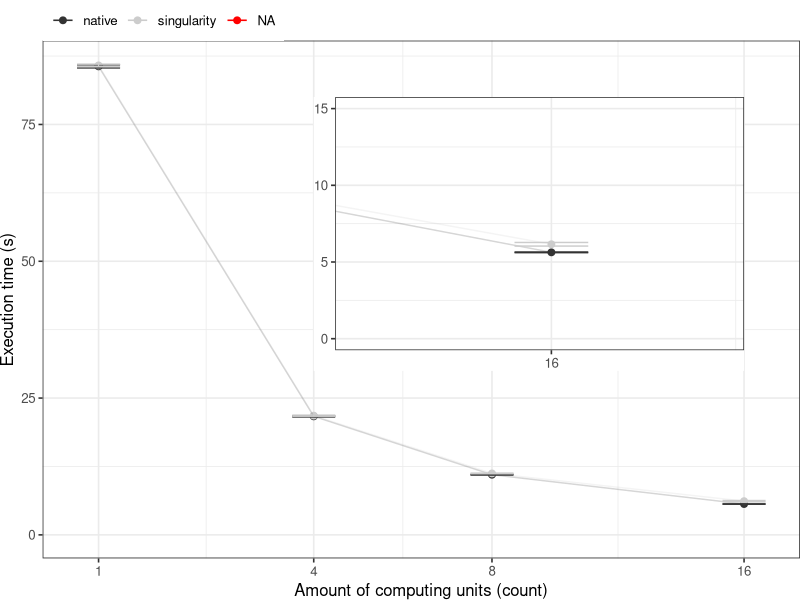

Write R code to recreate this figure.
library(tidyverse);

docker_results <- read_csv('./ep-results.csv');
sing_native_results <- read_csv('./ep-sing-native-results.csv');

results <- bind_rows(sing_native_results, docker_results);
results <- results %>%
  mutate(time=time/1000) %>%
  group_by(environment, parallelism) %>%
  summarize(
    samples = n(),
    average = mean(time),
    stdDeviation = sd(time),
    stdError = 3*stdDeviation/sqrt(samples)
  );

default_theme <- function() {
  ret <- list();
  ret[[length(ret)+1]] <- theme (
    plot.margin = unit(c(0,0,0,0), "cm"),
    legend.spacing = unit(1, "mm"),
    legend.position = "top",
    legend.justification = "left",
    legend.box.spacing = unit(0, "pt"),
    legend.box.margin = margin(0,0,0,0),
    legend.title = element_blank());
  return(ret);
}

g <- ggplot(results, aes(x = parallelism, y = average)) + 
  scale_x_continuous(breaks=c(1, 4, 8, 16), trans='sqrt') + 
  ylim(0, NA) +
  geom_point(aes(col=environment), size=2) + 
  geom_line(aes(col=environment), size = 0.5, alpha = 0.2) + 
  geom_errorbar(aes(ymin=average-stdError, ymax=average+stdError, col=environment), width=0.2) +
  scale_color_grey() +
  xlab("Amount of computing units (count)") +
  ylab("Execution time (s)") +
  theme_bw(base_size = 12) +
  theme(legend.position = "top", legend.spacing = unit(x=c(0,0,0,0),units="mm")) +
  default_theme();

g2 <- g +
  xlab(NULL) +
  ylab(NULL) +
  coord_cartesian(ylim = c(0,15), xlim = c(12, 20)) +
  theme(legend.position = "none");

p2 <- ggplotGrob(g2);
g3 <- g + annotation_custom(grob = p2, xmin = 2, xmax = 4, ymin = 30, ymax = 80);


plot(g3);

